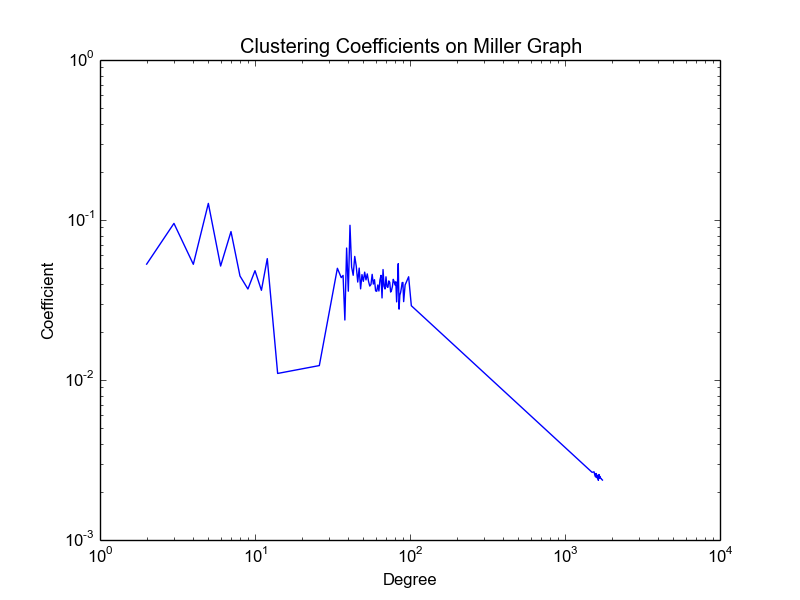

Write the Python code that produced this figure.
import collections
import operator
import math
from nltk.corpus import brown
import networkx as nx
import matplotlib.pyplot as plt
from scipy.stats import ks_2samp
import numpy as np
import snap

with open("miller_corpus.txt", "r") as miller_file:
    words = miller_file.read().split()
    net = snap.TUNGraph.New()
    word_dict = {}
    curr_idx = 0
    for word in words:
        if word not in word_dict:
            word_dict[word] = curr_idx
            net.AddNode(curr_idx)
            curr_idx += 1
    for word, prevword in zip(words, words[1:]):
        net.AddEdge(word_dict[word], word_dict[prevword])

    DegToCCfV = snap.TFltPrV()
    Cf = snap.GetClustCf(net, DegToCCfV, -1)
    pairs = []
    for pair in DegToCCfV:
        pairs.append((pair.GetVal1(), pair.GetVal2()))
    degs = map(operator.itemgetter(0), pairs)
    coeffs = map(operator.itemgetter(1), pairs)

    plt.loglog(degs, coeffs, 'b-')
    plt.title("Clustering Coefficients on Miller Graph")
    plt.xlabel("Degree")
    plt.ylabel("Coefficient")
    plt.savefig("miller_clustering_coeff")
